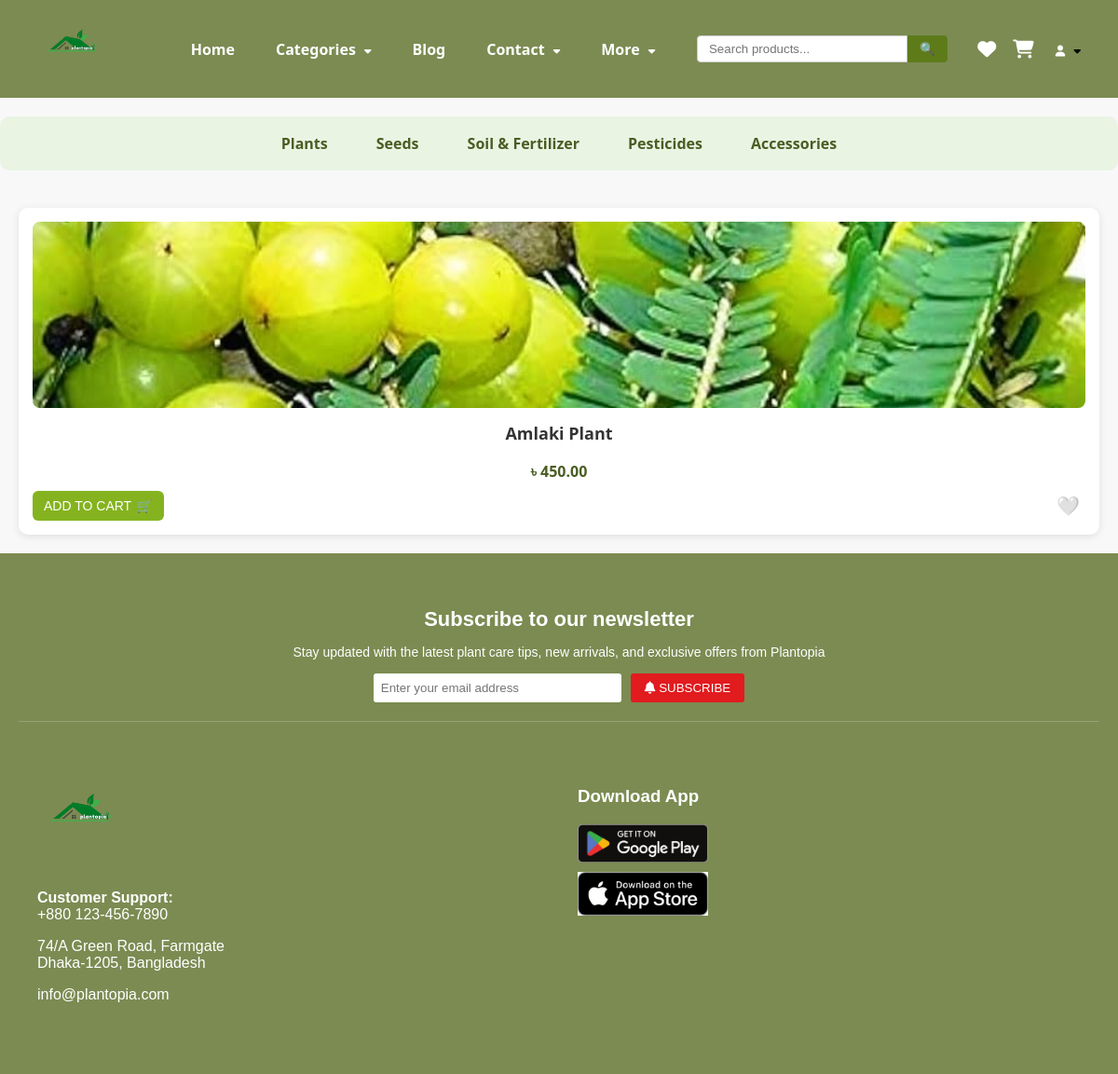
The page /category/outdoor-plants/ on the database its author committed.
### shop/models.py (models this page shows, shortened)
class Category(models.Model):
    name = models.CharField(max_length=100)
    slug = models.SlugField(unique=True, blank=True)
    image = models.ImageField(upload_to='categories/', null=True, blank=True)
    parent = models.ForeignKey(
        'self',
        null=True,
        blank=True,
        related_name='children',
        on_delete=models.CASCADE
    )

class Product(models.Model):
    name = models.CharField(max_length=100)
    slug = models.SlugField(max_length=255, unique=True, blank=True)
    image = models.ImageField(upload_to='products/')
    price = models.DecimalField(max_digits=8, decimal_places=2)
    discount_price = models.DecimalField(max_digits=8, decimal_places=2, null=True, blank=True)
    category = models.ForeignKey('Category', on_delete=models.CASCADE)
    description = models.TextField(blank=True, null=True)
    availability = models.BooleanField(default=True)
    size = models.CharField(max_length=50, blank=True, null=True)
    stock = models.PositiveIntegerField(default=0)
    rating = models.FloatField(
        default=0,
        validators=[MinValueValidator(0), MaxValueValidator(5)]
    )
    best_deal = models.BooleanField(default=False)
    owner = models.ForeignKey(User, on_delete=models.CASCADE, null=True, blank=True, related_name="products")

### shop/views.py (the view)
# urls.py: path('category/<slug:slug>/', views.category_products, name='category_products'),
def category_products(request, slug):
    category = get_object_or_404(Category, slug=slug)
    categories = Category.objects.filter(parent__isnull=True)
    subcategories = Category.objects.filter(parent=category)
    products = None if subcategories.exists() else Product.objects.filter(category=category)
    return render(request, 'category_products.html', {
        'category': category,
        'categories': categories,
        'subcategories': subcategories if subcategories.exists() else None,
        'products': products,
    })

### shop/context_processors.py (called while the page is built)
def categories_processor(request):
    return {
        'categories': Category.objects.filter(parent__isnull=True)
    }

### templates/category_products.html (shortened to what this page needs)
{% extends 'base.html' %}
{% load static %}
{% block content %}
<link rel="stylesheet" href="{% static 'css/category_products.css' %}">
<div class="category-menu-bar">
    {% for cat in categories %}
        <a href="{% url 'category_products' cat.slug %}" class="{% if cat.slug == category.slug %}active{% endif %}">
            {{ cat.name }}
        </a>
    {% endfor %}
</div>
{% if subcategories %}
<div class="subcategory-grid">
    {% for subcat in subcategories %}
      <div class="subcategory-card">
        <a href="{% url 'category_products' subcat.slug %}">
          {% if subcat.image %}
            <img src="{{ subcat.image.url }}" alt="{{ subcat.name }}">
          {% else %}
            <img src="{% static 'images/default-category.png' %}" alt="{{ subcat.name }}">
          {% endif %}
          <h3>{{ subcat.name }}</h3>
        </a>
      </div>
    {% endfor %}
</div>
{% else %}
<div class="product-grid">
    {% for product in products %}
    <div class="product-card">
      <a href="{% url 'product_detail' product.slug %}">
        <img src="{{ product.image.url }}" alt="{{ product.name }}">
        <h3>{{ product.name }}</h3>
      </a>
      <p class="price">৳ {{ product.price }}</p>
      <div class="product-footer">
        <form method="POST" action="{% url 'add_to_cart' product.id %}">
          <button type="submit" class="addToCart-btn">
            ADD TO CART <span class="cart-icon">🛒</span>
          </button>
        </form>
        <form method="POST" action="{% url 'add_to_wishlist' product.id %}" style="display:inline;">
          <button type="submit" class="wishlist-icon" style="background:none; border:none; cursor:pointer;">
            🤍
          </button>
        </form>
      </div>
    </div>
    {% endfor %}
</div>
{% endif %}
{% endblock %}

### shop/static/css/base.css (style rules this page uses)
body { margin: 0; font-family: 'Segoe UI', sans-serif; background: #f8f8f8; }
a { text-decoration: none; color: inherit; }

### shop/static/css/category_products.css (style rules this page uses)
.category-menu-bar { background-color: #e9f4e3; padding: 10px 20px; display: flex; gap: 20px; flex-wrap: wrap; justify-content: center; border-radius: 10px; margin: 20px auto; max-width: 1200px; }
.category-menu-bar a { text-decoration: none; color: #4a5d23; font-weight: 600; font-size: 16px; padding: 8px 16px; border-radius: 6px; transition: background-color 0.3s, color 0.3s; }
.product-grid { display: grid; grid-template-columns: repeat(auto-fit, minmax(200px, 1fr)); gap: 20px; padding: 20px; max-width: 1200px; margin: auto; }
.product-card { background: #fff; border-radius: 10px; padding: 15px; text-align: center; box-shadow: 0px 2px 8px rgba(0,0,0,0.1); transition: transform 0.3s; }
.product-card img { width: 100%; height: 200px; object-fit: cover; border-radius: 8px; }
.product-card h3 { margin-top: 10px; font-size: 18px; color: #333; }
.product-card .price { color: #4a5d23; font-weight: bold; margin: 10px 0; }
.product-footer { display: flex; justify-content: space-between; align-items: center; margin-top: 10px; }
.addToCart-btn { background-color: #84b31f; color: white; border: none; padding: 8px 12px; border-radius: 6px; cursor: pointer; font-size: 14px; display: flex; align-items: center; gap: 5px; }
.wishlist-icon { font-size: 20px; color: #aaa; cursor: pointer; }

### rows shown on the page
Category: name "Plants"
Category: name "Seeds"
Category: name "Soil & Fertilizer"
Category: name "Pesticides"
Category: name "Accessories"
Product: image (picture), name "Amlaki Plant", price "450.00"
